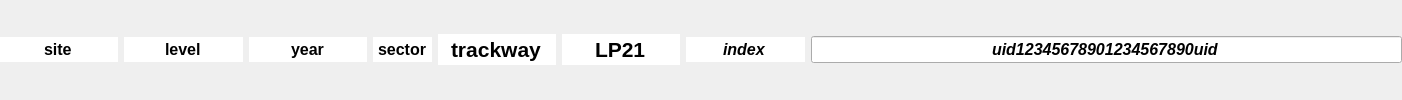
    <widget class="QWidget" name="trackwayWidget" native="true">
     <property name="font">
      <font>
       <pointsize>12</pointsize>
       <weight>50</weight>
       <bold>false</bold>
      </font>
     </property>
     <layout class="QHBoxLayout" name="horizontalLayout_8" stretch="2,2,2,1,2,2,2,10">
      <property name="margin">
       <number>0</number>
      </property>
      <item>
       <widget class="QLineEdit" name="siteLE">
        <property name="sizePolicy">
         <sizepolicy hsizetype="Expanding" vsizetype="Fixed">
          <horstretch>0</horstretch>
          <verstretch>0</verstretch>
         </sizepolicy>
        </property>
        <property name="font">
         <font>
          <family>Lucida Grande</family>
          <pointsize>12</pointsize>
          <weight>75</weight>
          <bold>true</bold>
         </font>
        </property>
        <property name="text">
         <string>site</string>
        </property>
        <property name="frame">
         <bool>false</bool>
        </property>
        <property name="alignment">
         <set>Qt::AlignCenter</set>
        </property>
       </widget>
      </item>
      <item>
       <widget class="QLineEdit" name="levelLE">
        <property name="sizePolicy">
         <sizepolicy hsizetype="Expanding" vsizetype="Fixed">
          <horstretch>0</horstretch>
          <verstretch>0</verstretch>
         </sizepolicy>
        </property>
        <property name="font">
         <font>
          <family>Lucida Grande</family>
          <pointsize>12</pointsize>
          <weight>75</weight>
          <bold>true</bold>
         </font>
        </property>
        <property name="text">
         <string>level</string>
        </property>
        <property name="frame">
         <bool>false</bool>
        </property>
        <property name="alignment">
         <set>Qt::AlignCenter</set>
        </property>
       </widget>
      </item>
      <item>
       <widget class="QLineEdit" name="yearLE">
        <property name="sizePolicy">
         <sizepolicy hsizetype="Expanding" vsizetype="Fixed">
          <horstretch>0</horstretch>
          <verstretch>0</verstretch>
         </sizepolicy>
        </property>
        <property name="font">
         <font>
          <family>Lucida Grande</family>
          <pointsize>12</pointsize>
          <weight>75</weight>
          <bold>true</bold>
         </font>
        </property>
        <property name="text">
         <string>year</string>
        </property>
        <property name="frame">
         <bool>false</bool>
        </property>
        <property name="alignment">
         <set>Qt::AlignCenter</set>
        </property>
       </widget>
      </item>
      <item>
       <widget class="QLineEdit" name="sectorLE">
        <property name="sizePolicy">
         <sizepolicy hsizetype="Expanding" vsizetype="Fixed">
          <horstretch>0</horstretch>
          <verstretch>0</verstretch>
         </sizepolicy>
        </property>
        <property name="font">
         <font>
          <family>Lucida Grande</family>
          <pointsize>12</pointsize>
          <weight>75</weight>
          <bold>true</bold>
         </font>
        </property>
        <property name="text">
         <string>sector</string>
        </property>
        <property name="frame">
         <bool>false</bool>
        </property>
        <property name="alignment">
         <set>Qt::AlignCenter</set>
        </property>
       </widget>
      </item>
      <item>
       <widget class="QLineEdit" name="trackwayLE">
        <property name="font">
         <font>
          <family>Lucida Grande</family>
          <pointsize>16</pointsize>
          <weight>75</weight>
          <bold>true</bold>
         </font>
        </property>
        <property name="text">
         <string>trackway</string>
        </property>
        <property name="frame">
         <bool>false</bool>
        </property>
        <property name="alignment">
         <set>Qt::AlignCenter</set>
        </property>
       </widget>
      </item>
      <item>
       <widget class="QLineEdit" name="trackNameLE">
        <property name="sizePolicy">
         <sizepolicy hsizetype="Expanding" vsizetype="Fixed">
          <horstretch>0</horstretch>
          <verstretch>0</verstretch>
         </sizepolicy>
        </property>
        <property name="font">
         <font>
          <family>Lucida Grande</family>
          <pointsize>16</pointsize>
          <weight>75</weight>
          <italic>false</italic>
          <bold>true</bold>
         </font>
        </property>
        <property name="focusPolicy">
         <enum>Qt::StrongFocus</enum>
        </property>
        <property name="text">
         <string>LP21</string>
        </property>
        <property name="frame">
         <bool>false</bool>
        </property>
        <property name="alignment">
         <set>Qt::AlignCenter</set>
        </property>
       </widget>
      </item>
      <item>
       <widget class="QLineEdit" name="indexLE">
        <property name="sizePolicy">
         <sizepolicy hsizetype="Expanding" vsizetype="Fixed">
          <horstretch>0</horstretch>
          <verstretch>0</verstretch>
         </sizepolicy>
        </property>
        <property name="font">
         <font>
          <family>Lucida Grande</family>
          <pointsize>12</pointsize>
          <weight>75</weight>
          <italic>true</italic>
          <bold>true</bold>
          <kerning>true</kerning>
         </font>
        </property>
        <property name="text">
         <string>index</string>
        </property>
        <property name="frame">
         <bool>false</bool>
        </property>
        <property name="alignment">
         <set>Qt::AlignCenter</set>
        </property>
       </widget>
      </item>
      <item>
       <widget class="QLineEdit" name="uidLE">
        <property name="sizePolicy">
         <sizepolicy hsizetype="Expanding" vsizetype="Fixed">
          <horstretch>0</horstretch>
          <verstretch>0</verstretch>
         </sizepolicy>
        </property>
        <property name="font">
         <font>
          <family>Lucida Grande</family>
          <pointsize>12</pointsize>
          <weight>75</weight>
          <italic>true</italic>
          <bold>true</bold>
          <kerning>true</kerning>
         </font>
        </property>
        <property name="text">
         <string>uid12345678901234567890uid</string>
        </property>
        <property name="frame">
         <bool>true</bool>
        </property>
        <property name="alignment">
         <set>Qt::AlignCenter</set>
        </property>
       </widget>
      </item>
     </layout>
    </widget>
